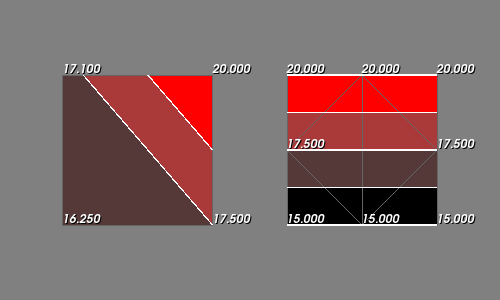

Python code for this plot:
#!/usr/bin/env python

# Demonstrate vtkBandedPolyDataContourFilter handling scalar point values
# at or close to clip values, reproducing issues #17473 and #16900.
# Shows contour bands, cell edges, contour edges, and scalar labels.

# Factory overrides
import vtkmodules.vtkInteractionStyle  # noqa: F401
import vtkmodules.vtkRenderingFreeType  # noqa: F401
import vtkmodules.vtkRenderingOpenGL2  # noqa: F401

from vtkmodules.vtkCommonCore import vtkDoubleArray, vtkLookupTable, vtkPoints
from vtkmodules.vtkCommonDataModel import vtkCellArray, vtkPolyData
from vtkmodules.vtkCommonExecutionModel import vtkTrivialProducer
from vtkmodules.vtkFiltersCore import vtkExtractEdges
from vtkmodules.vtkFiltersModeling import vtkBandedPolyDataContourFilter
from vtkmodules.vtkRenderingCore import (
    vtkActor,
    vtkActor2D,
    vtkPolyDataMapper,
    vtkRenderWindow,
    vtkRenderWindowInteractor,
    vtkRenderer,
)
from vtkmodules.vtkRenderingLabel import vtkLabeledDataMapper

# Generate input polydata with scalar values at clip boundaries
points = vtkPoints()
scalars = vtkDoubleArray()
scalars.SetName("PointScalars")
for coord in [
    [0, 0], [1, 0], [0, 1], [1, 1],
    [1.5, 0], [2, 0], [2.5, 0], [1.5, 0.5],
    [2.5, 0.5], [1.5, 1], [2, 1], [2.5, 1],
]:
    points.InsertNextPoint(coord + [0])
for v in [16.25, 17.5, 17.1, 20,
          15, 15, 15, 17.5, 17.5 + 1e-12, 20, 20, 20]:
    scalars.InsertNextValue(v)

polys = vtkCellArray()
# Quad cell
polys.InsertNextCell(4)
for pid in [0, 1, 3, 2]:
    polys.InsertCellPoint(pid)
# Triangle cells
for cell in [[4, 5, 7], [5, 6, 8], [7, 10, 9], [8, 11, 10], [7, 5, 10], [8, 10, 5]]:
    polys.InsertNextCell(3)
    for p in cell:
        polys.InsertCellPoint(p)

poly_data = vtkPolyData()
poly_data.SetPoints(points)
poly_data.GetPointData().SetScalars(scalars)
poly_data.SetPolys(polys)

producer = vtkTrivialProducer()
producer.SetOutput(poly_data)

# Generate contour bands
bands = vtkBandedPolyDataContourFilter()
bands.SetScalarModeToIndex()
bands.GenerateContourEdgesOn()
bands.ClippingOff()
bands.SetInputConnection(producer.GetOutputPort())

# Handle zero contours safely
bands.SetNumberOfContours(0)
bands.Update()

# Set contour values including ones equal to point scalars
clip_values = [15.0, 16.25, 17.5, 18.75, 20]
for v in clip_values:
    bands.SetValue(clip_values.index(v), v)
bands.Update()

# Map indices to clip values
out_indices = bands.GetOutput().GetCellData().GetArray("Scalars")
out_scalars = vtkDoubleArray()
out_scalars.SetName("values")
out_scalars.SetNumberOfTuples(out_indices.GetNumberOfTuples())
for i in range(out_indices.GetNumberOfTuples()):
    index = int(out_indices.GetValue(i))
    out_scalars.SetComponent(i, 0, bands.GetValue(index))

# Output data with mapped values
poly = vtkPolyData()
poly.ShallowCopy(bands.GetOutput())
poly.GetCellData().SetScalars(out_scalars)

# Lookup table
lookup_table = vtkLookupTable()
lookup_table.SetRange(clip_values[0], clip_values[-1])
lookup_table.SetRampToLinear()
lookup_table.SetHueRange(1, 1)
lookup_table.SetSaturationRange(0, 1)
lookup_table.SetValueRange(0, 1)
lookup_table.SetNumberOfColors(len(clip_values) - 1)

# Contour bands mapper and actor
bands_mapper = vtkPolyDataMapper()
bands_mapper.SetInputDataObject(poly)
bands_mapper.ScalarVisibilityOn()
bands_mapper.SetScalarModeToUseCellData()
bands_mapper.SetScalarRange(out_scalars.GetRange())
bands_mapper.SetLookupTable(lookup_table)
bands_mapper.UseLookupTableScalarRangeOn()

bands_actor = vtkActor()
bands_actor.SetMapper(bands_mapper)

# Cell edges of contour bands
band_cell_edges = vtkExtractEdges()
band_cell_edges.SetInputDataObject(poly)

band_cell_edges_mapper = vtkPolyDataMapper()
band_cell_edges_mapper.ScalarVisibilityOff()
band_cell_edges_mapper.SetInputConnection(band_cell_edges.GetOutputPort())

band_cell_edges_actor = vtkActor()
band_cell_edges_actor.SetMapper(band_cell_edges_mapper)
band_cell_edges_actor.GetProperty().SetColor(0.4, 0.4, 0.4)

# Contour edges from BPDCF
band_edges_mapper = vtkPolyDataMapper()
band_edges_mapper.SetInputConnection(bands.GetOutputPort(1))

band_edges_actor = vtkActor()
band_edges_actor.SetMapper(band_edges_mapper)
band_edges_actor.GetProperty().SetColor(1, 1, 1)
band_edges_actor.GetProperty().SetLineWidth(1.3)

# Scalar value labels
scalar_value_mapper = vtkLabeledDataMapper()
scalar_value_mapper.SetInputConnection(producer.GetOutputPort())
scalar_value_mapper.SetLabelModeToLabelScalars()
scalar_value_mapper.SetLabelFormat("{:1.3f}")

scalar_value_actor = vtkActor2D()
scalar_value_actor.SetMapper(scalar_value_mapper)

# Renderer and camera
renderer = vtkRenderer()
renderer.AddViewProp(bands_actor)
renderer.AddViewProp(band_cell_edges_actor)
renderer.AddViewProp(band_edges_actor)
renderer.AddViewProp(scalar_value_actor)
renderer.SetBackground(0.5, 0.5, 0.5)

# Window
render_window = vtkRenderWindow()
render_window.SetSize(500, 300)
render_window.AddRenderer(renderer)
render_window.SetWindowName("banded contour clip values")

# Scene
camera = renderer.GetActiveCamera()
camera.SetPosition(1.25, 0.5, 1)
camera.SetFocalPoint(1.25, 0.5, 0)
camera.SetViewUp(0, 1, 0)
camera.SetViewAngle(90)

# Interactor
interactor = vtkRenderWindowInteractor()
interactor.SetRenderWindow(render_window)

interactor.Initialize()
interactor.Start()
